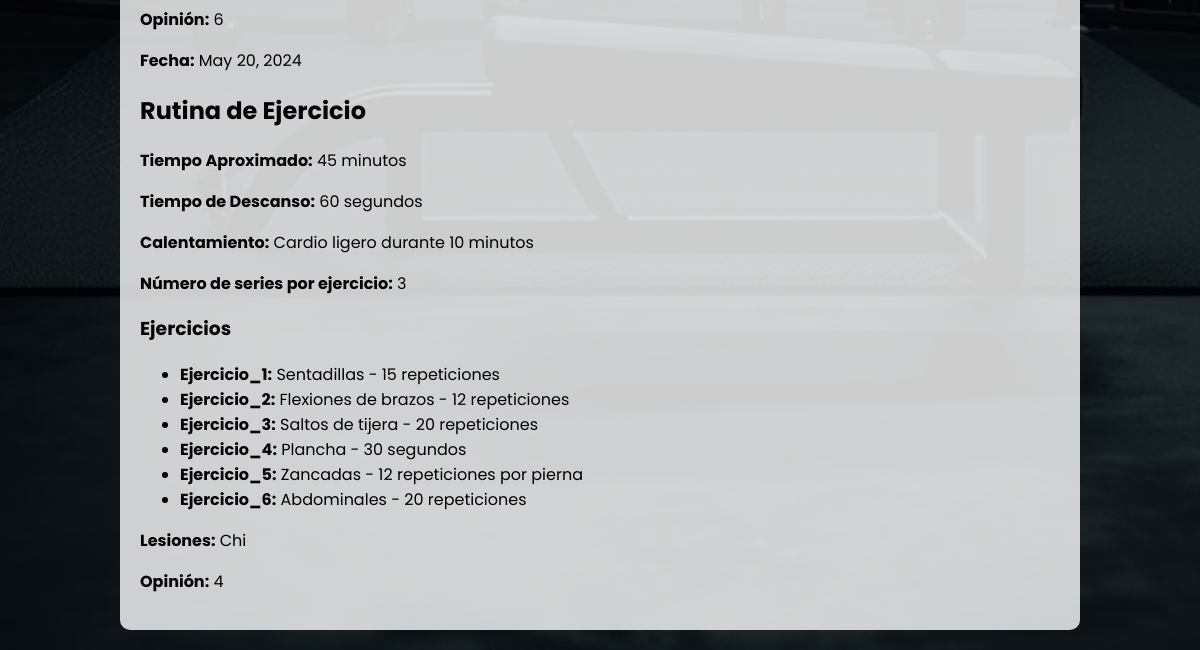
The page /main/historial_R/ (signed in, lower part) on the database as committed earlier.
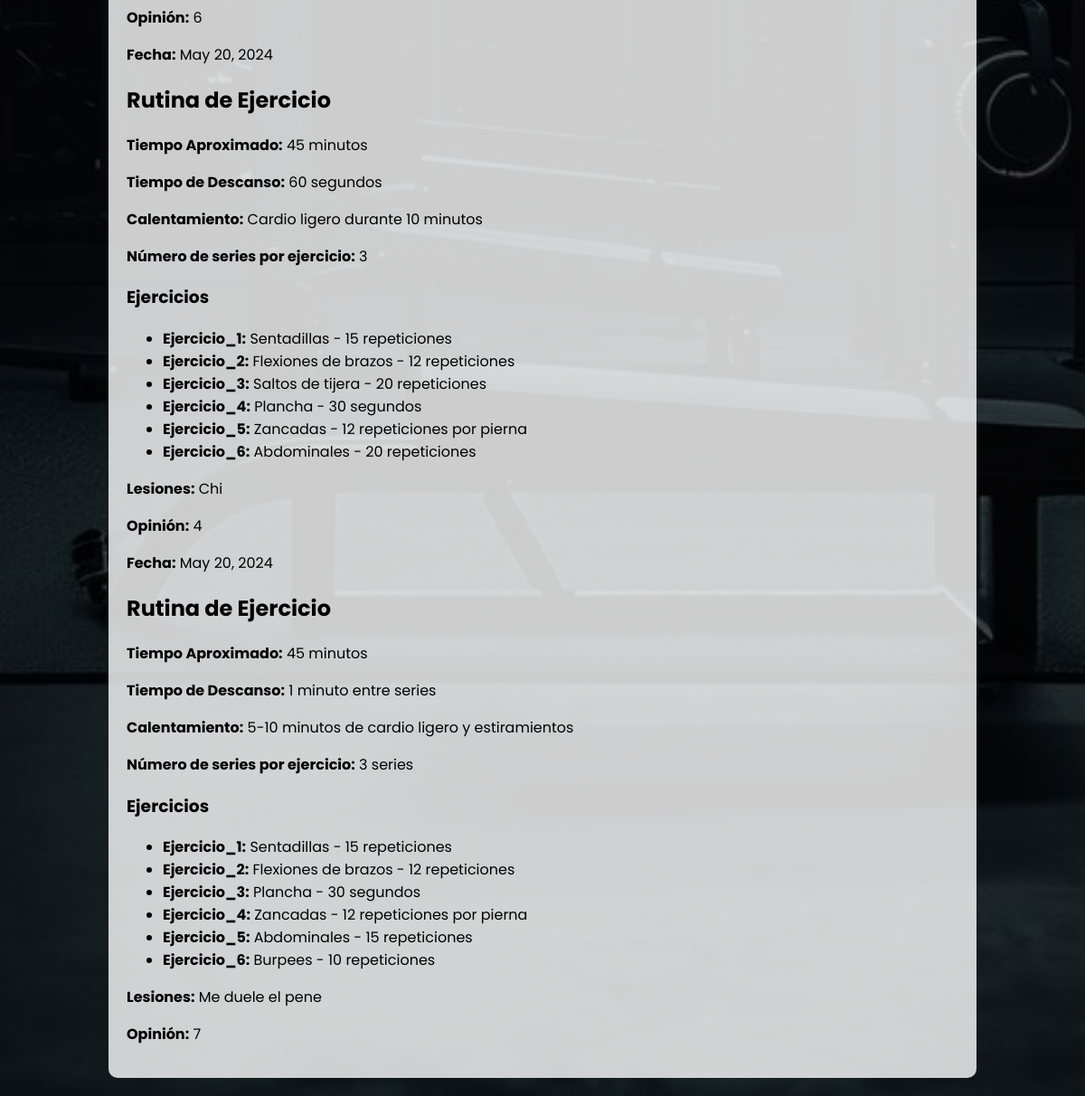
The same page on the database as committed later.
### gymapp/models.py (models this page shows)
class Historial(models.Model):
    user = models.ForeignKey(User, on_delete=models.CASCADE)
    fecha = models.DateField(default=None)
    rutina = models.JSONField()
    lesiones = models.TextField(default=None)
    opinion = models.IntegerField(choices=CondicionFisica.choices)

### gymapp/views.py (the view)
# urls.py: path('main/historial_R/', gymappViews.historial_rutinas, name='histR'),
@login_required
def historial_rutinas(request):
    rutinas = Historial.objects.filter(user = request.user)
    if not rutinas:
        papadio = True
        return render(request, 'historial_r.html', {'noR': papadio })
    else:
        return render(request,'historial_r.html', {'hist':rutinas})

### gymapp/templates/historial_r.html (shortened to what this page needs)
{% load static %}
<!DOCTYPE html>
<html lang="en">
<head>
    <link rel="stylesheet" type="text/css" href="{% static 'style-historia-r.css' %}">
</head>
<body>
<div class="cover">
    <div class="content-container">
        <div class="content">
            {% if hist %}
            {% for historial in hist %}
            <div class="routine-entry">
                <p><strong>Fecha:</strong> {{ historial.fecha }}</p>
                <h2>Rutina de Ejercicio</h2>
                <p><strong>Tiempo Aproximado:</strong> {{ historial.rutina.Tiempo_Aproximado }}</p>
                <p><strong>Tiempo de Descanso:</strong> {{ historial.rutina.Tiempo_de_Descanso }}</p>
                <p><strong>Calentamiento:</strong> {{ historial.rutina.Calentamiento }}</p>
            <p><strong>Número de series por ejercicio:</strong> {{ historial.rutina.Numero_de_series_por_ejercicio }}</p>
            <h3>Ejercicios</h3>
            <ul>
                {% for key, value in historial.rutina.Ejercicios.items %}
                <li><strong>{{ key }}:</strong> {{ value }}</li>
                {% endfor %}
            </ul>
            <p><strong>Lesiones:</strong> {{ historial.lesiones }}</p>
            <p><strong>Opinión:</strong> {{ historial.opinion }}</p>
        </div>
        {% endfor %}
        {% else %}
        <h2>No se encontraron rutinas.</h2>
        {% endif %}
    </div>
</div>
</div>
</body>
</html>

### gymapp/templates/static/style-historia-r.css (style rules this page uses)
* { font-family: "Poppins", sans-serif; }
.cover { background-image: linear-gradient( rgba(0,0,0,0.7), rgba(0,0,0,0.7) ), url(../static/images/home.jpg); background-position: center center; background-repeat: no-repeat; background-size: cover; background-attachment: fixed; position: absolute; top: 0; left: 0; width: 100%; height: 100%; display: flex; justify-content: center; align-items: center; }
body { font-family: Arial, sans-serif; margin: 0; padding: 0; background-color: #f8f9fa; }
.content { background: rgba(255, 255, 255, 0.8); padding: 20px; border-radius: 10px; margin: 20px 0; }
.content-container { overflow-y: auto; position: relative; max-height: 100%; width: 80%; }

Rows that differ between the two databases and show on the page:
added Historial: fecha "May 20, 2024", rutina.Tiempo_Aproximado "45 minutos", rutina.Tiempo_de_Descanso "1 minuto entre series", rutina.Calentamiento "5-10 minutos de cardio ligero y estiramientos", rutina.Numero_de_series_por_ejercicio "3 series", Ejercicios "Ejercicio_1" "Ejercicio_2" "Ejercicio_3" "Ejercicio_4" "Ejercicio_5" "Ejercicio_6", Ejercicios "Sentadillas - 15 repeticiones" "Flexiones de brazos - 12 repeticiones" "Plancha - 30 segundos" "Zancadas - 12 repeticiones por pierna" "Abdominales - 15 repeticiones" "Burpees - 10 repeticiones", lesiones "Me duele el pene", opinion "7"
